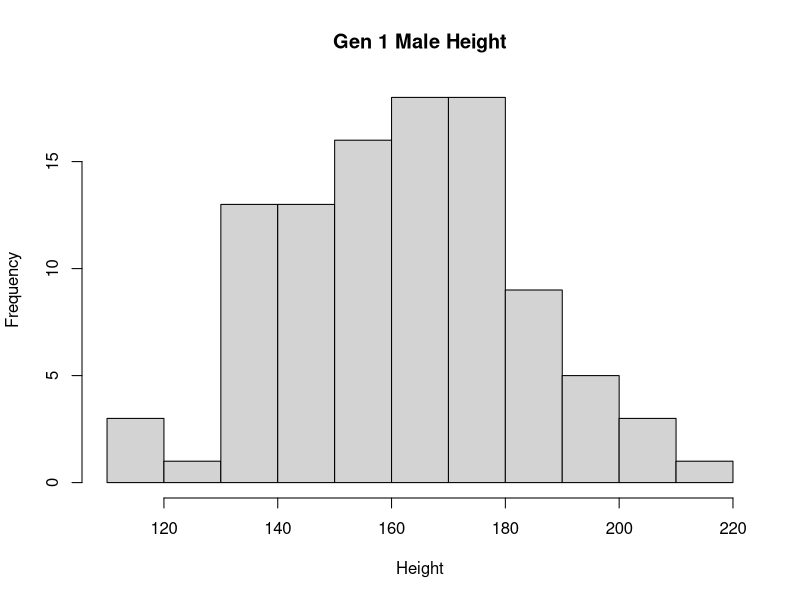
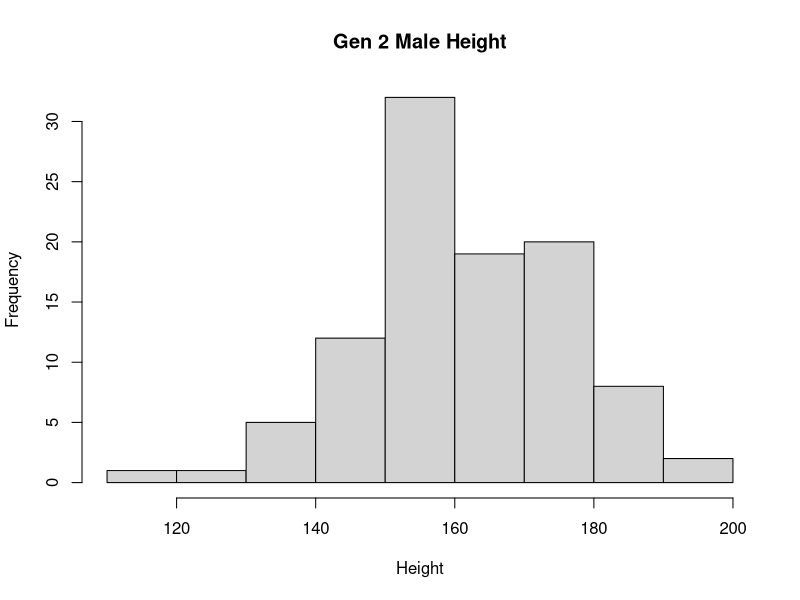
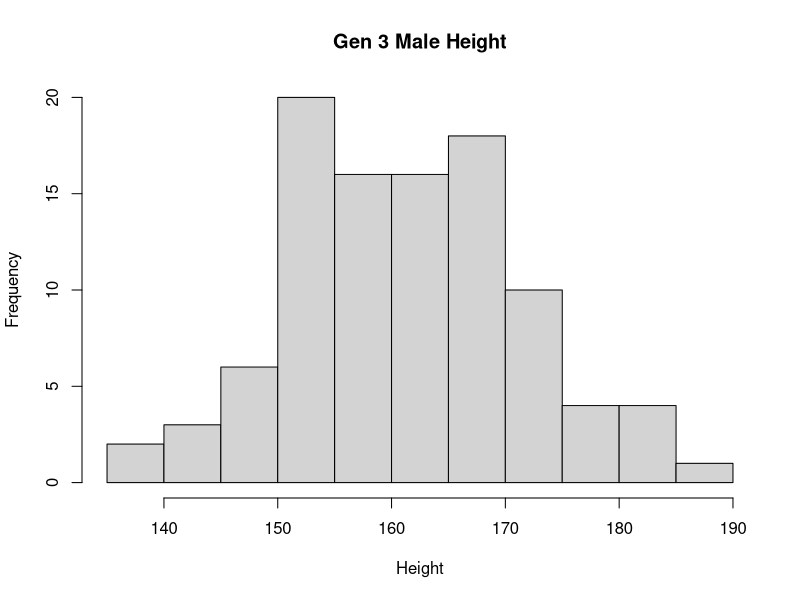
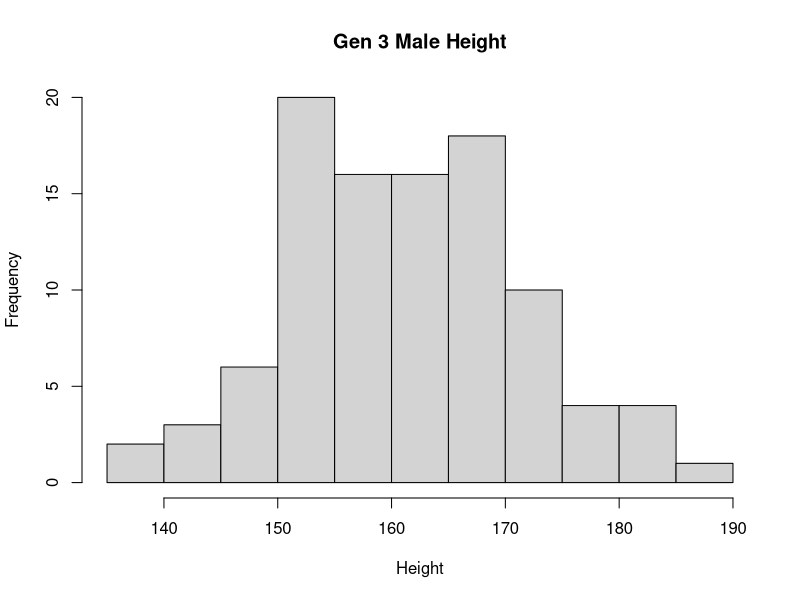
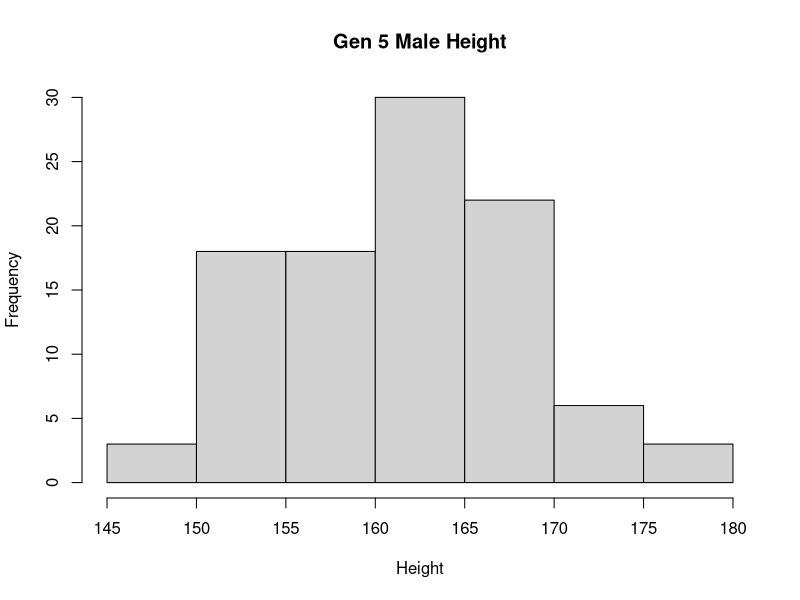
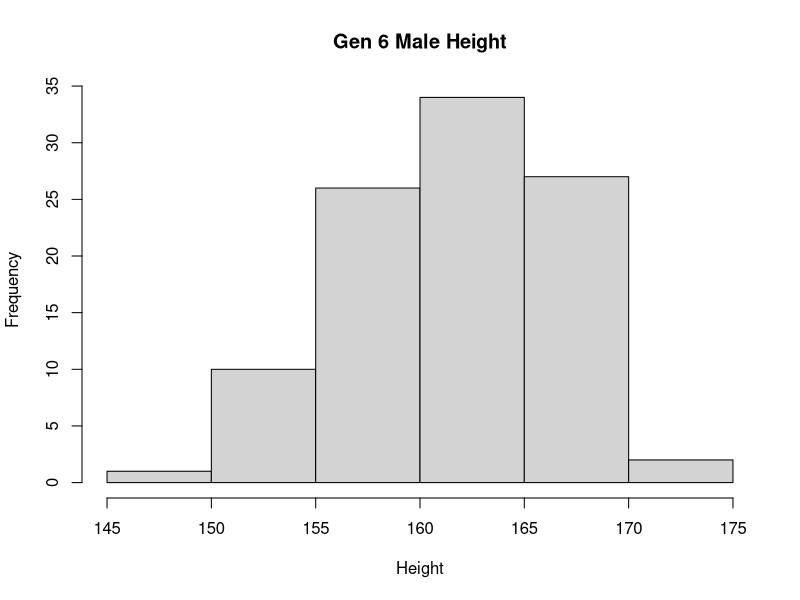
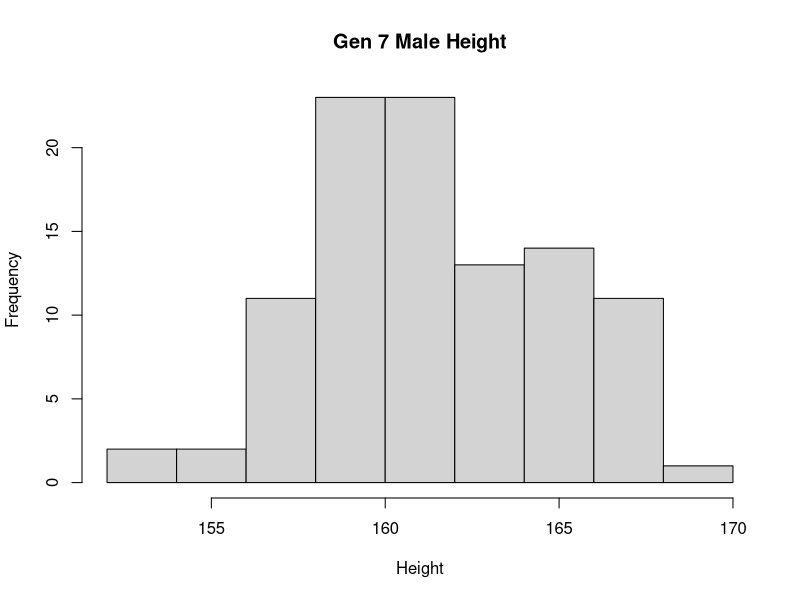
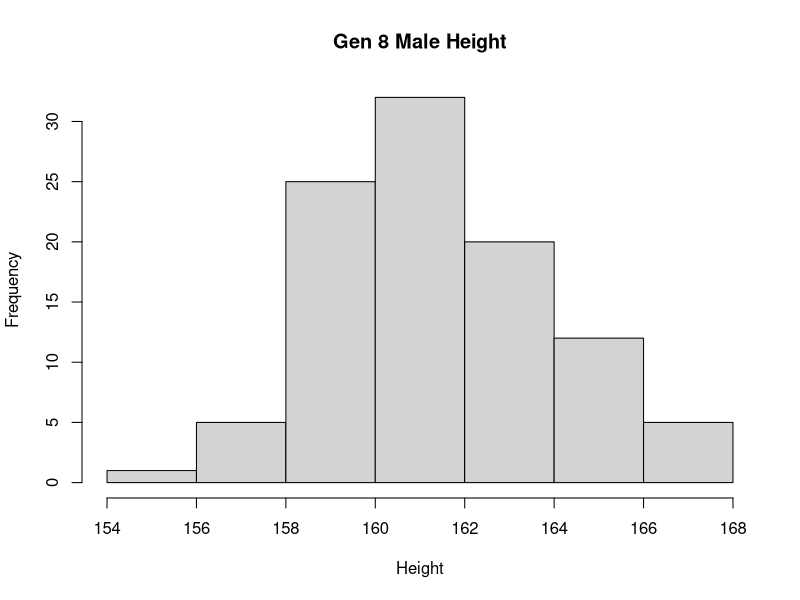

Here is the R script that generated these plots, in order:
## ---- chunk 1
pop <- data.frame(m = rnorm(100, 160, 20), f = rnorm(100, 160, 20))
## ---- chunk 2
next_gen <- function(pop) {
    pop$m <- sample(pop$m)
    pop$m <- rowMeans(pop)
    pop$f <- pop$m
    pop
}
## ---- chunk 3
hist(pop$m, main = "Gen 1 Male Height", xlab = "Height")
## ---- chunk 4
gen2 <- next_gen(pop)
hist(gen2$m, main = "Gen 2 Male Height", xlab = "Height")
## ---- chunk 5
gen3 <- next_gen(gen2)
hist(gen3$m, main = "Gen 3 Male Height", xlab = "Height")
## ---- chunk 6
gen4 <- next_gen(gen2)
hist(gen3$m, main = "Gen 3 Male Height", xlab = "Height")
## ---- chunk 7
gen5 <- next_gen(gen4)
hist(gen5$m, main = "Gen 5 Male Height", xlab = "Height")
## ---- chunk 8
gen6 <- next_gen(gen5)
hist(gen6$m, main = "Gen 6 Male Height", xlab = "Height")
## ---- chunk 9
gen7 <- next_gen(gen6)
hist(gen7$m, main = "Gen 7 Male Height", xlab = "Height")
## ---- chunk 10
gen8 <- next_gen(gen7)
hist(gen8$m, main = "Gen 8 Male Height", xlab = "Height")
## ---- chunk 11
gen9 <- next_gen(gen8)
hist(gen9$m, main = "Gen 9 Male Height", xlab = "Height")
## ---- chunk 12
library(ggplot2)
library(gridExtra)
p1 <- ggplot(pop, aes(x=m, y=f)) + geom_point(alpha = 1/5) + xlim(100, 225) + ylim(90, 210)
p2 <- ggplot(gen2, aes(x=m, y=f)) + geom_point(alpha = 1/5) + xlim(100, 225) + ylim(90, 210)
p3 <- ggplot(gen3, aes(x=m, y=f)) + geom_point(alpha = 1/5) + xlim(100, 225) + ylim(90, 210)
p4 <- ggplot(gen4, aes(x=m, y=f)) + geom_point(alpha = 1/5) + xlim(100, 225) + ylim(90, 210)
p5 <- ggplot(gen5, aes(x=m, y=f)) + geom_point(alpha = 1/5) + xlim(100, 225) + ylim(90, 210)
p6 <- ggplot(gen6, aes(x=m, y=f)) + geom_point(alpha = 1/5) + xlim(100, 225) + ylim(90, 210)
p7 <- ggplot(gen7, aes(x=m, y=f)) + geom_point(alpha = 1/5) + xlim(100, 225) + ylim(90, 210)
p8 <- ggplot(gen8, aes(x=m, y=f)) + geom_point(alpha = 1/5) + xlim(100, 225) + ylim(90, 210)
p9 <- ggplot(gen9, aes(x=m, y=f)) + geom_point(alpha = 1/5) + xlim(100, 225) + ylim(90, 210)

## ---- chunk 13
grid.arrange(p1, p2, p3, p4, p5, p6, p7, p8, p9, nrow = 3)

## ---- chunk 14
first_sample_size <- 250
num_bootstrap_intervals <- 10
num_bootstrap_samples <- 1000

quantiles_0 <- data.frame(matrix(ncol=3,nrow=0, dimnames=list(NULL, c("mean", "upper", "lower"))))
quantiles_1 <- data.frame(matrix(ncol=3,nrow=0, dimnames=list(NULL, c("mean", "upper", "lower"))))

# create each interval population
for(i in 1:num_bootstrap_intervals) {
  print(i)
  sample_size <- first_sample_size * i
  
  quant0_bootstraps <- data.frame(matrix(ncol=3,nrow=0, dimnames=list(NULL, c("mean", "upper", "lower"))))
  quant1_bootstraps <- data.frame(matrix(ncol=3,nrow=0, dimnames=list(NULL, c("mean", "upper", "lower"))))
  
  grp <- sample(0:1, sample_size, replace=TRUE)
  values <- rnorm(sample_size, 60, 20)
  values[grp == 1] <- values[grp == 1] + 5 
  interval_population <- data.frame(treatment=grp, value=values)

  # perform bootstrap, sample from current interval population
  for(j in 1:num_bootstrap_samples) {
    bootstrap_sample <- interval_population[sample(nrow(interval_population), 250, replace=TRUE), ]
    
    # group 0 stats
    mean0 <- mean(subset(bootstrap_sample, treatment == 0)$value)
    quant0 <- quantile(subset(bootstrap_sample, treatment == 0)$value, c(.025, .975))
    lower0 <- as.double(quant0[1])
    upper0 <- as.double(quant0[2])
    quant0_bootstraps[j,] <- data.frame(mean=mean0, upper=upper0, lower=lower0)
    
    # group 1 stats
    mean1 <- mean(subset(bootstrap_sample, treatment == 1)$value)
    quant1 <- quantile(subset(bootstrap_sample, treatment == 1)$value, c(.025, .975))
    lower1 <- as.double(quant1[1])
    upper1 <- as.double(quant1[2])
    quant1_bootstraps[j,] <- data.frame(mean=mean1, upper=upper1, lower=lower1)
  }
  
  # after performing bootstraps, add means to quantile dfs
  quantiles_0[i,] <- data.frame(mean=mean(quant0_bootstraps$mean), 
                                upper=mean(quant0_bootstraps$upper),
                                lower=mean(quant0_bootstraps$lower))
  quantiles_1[i,] <- data.frame(mean=mean(quant1_bootstraps$mean), 
                                upper=mean(quant1_bootstraps$upper),
                                lower=mean(quant1_bootstraps$lower))
}


## ---- chunk 15
library(ggplot2)
## ---- chunk 16
groups <- c("Group 0", "Group 1")
colors <- c("Group 1" = "blue", "Group 0" = "red")

ggplot() + geom_line(aes(x=1:length(quantiles_0$mean),y=quantiles_0$mean, color='Group 1')) + geom_line(aes(x=1:length(quantiles_1$mean),y=quantiles_1$mean, color='Group 0')) + 
  ylab('Value') + 
  xlab('Interval') +
  labs(x = "Interval",
       y = "Value",
       color = "Treatment") +
  scale_color_manual(values = colors) +
  geom_ribbon(aes(x= 1:length(quantiles_0$mean), ymin=quantiles_0$lower, ymax=quantiles_0$upper), linetype=2, alpha=0.3, fill="red") +
  geom_ribbon(aes(x= 1:length(quantiles_1$mean), ymin=quantiles_1$lower, ymax=quantiles_1$upper), linetype=2, alpha=0.3, fill="blue") + 
  ggtitle("Bootstrap interval by treatment group") +
  geom_line() + 
  labs()
